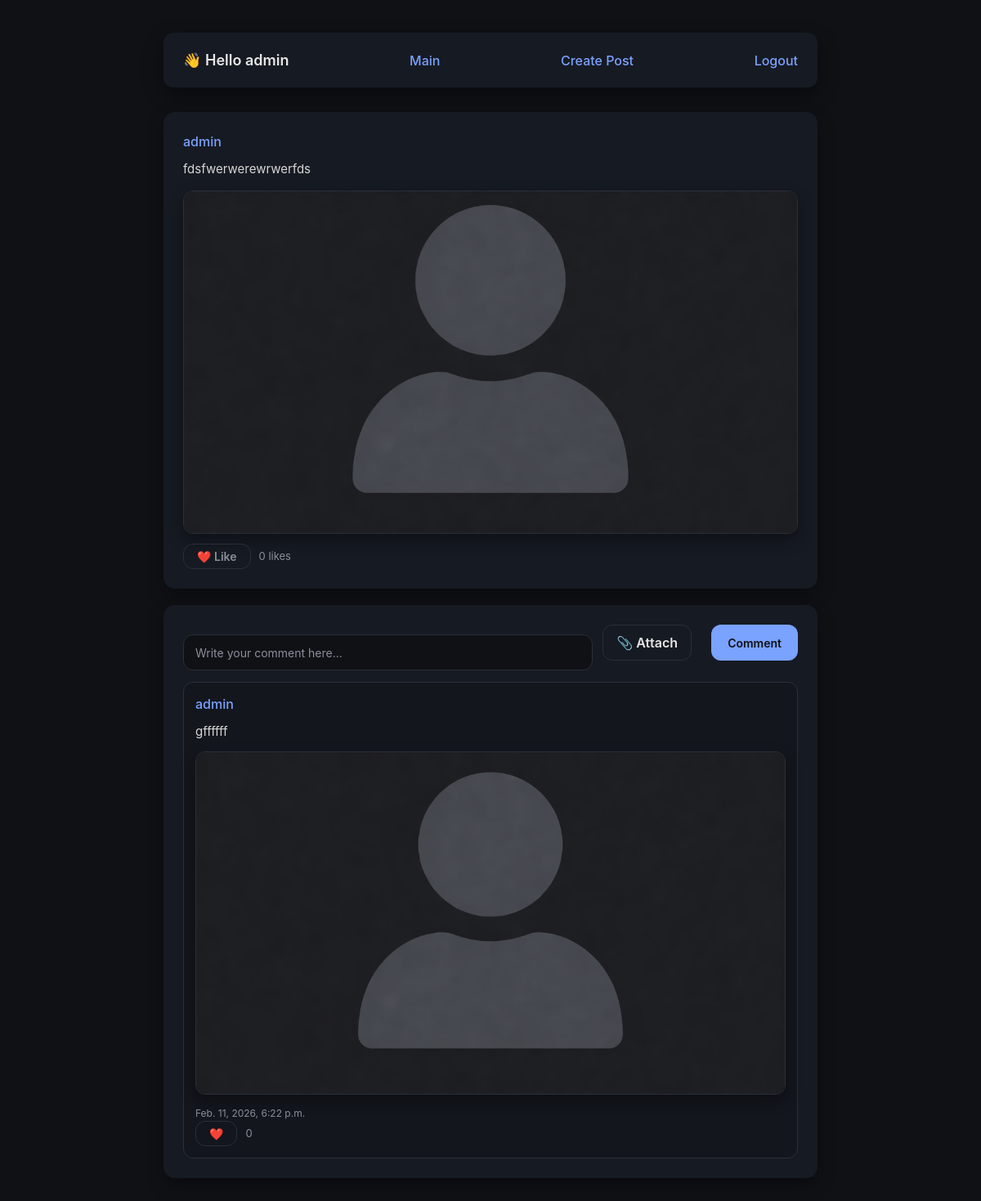
Screenshot of /post/6 (signed in) with the database file from the repository.
### blog/models.py (models this page shows, shortened)
class Post(models.Model):
    text = models.TextField()
    author = models.ForeignKey(user_model, on_delete=models.CASCADE)
    time_date = models.DateTimeField(auto_now_add=True)
    file = models.FileField(upload_to="photos/", blank=True, null=True)

class Comment(models.Model):
    post = models.ForeignKey(Post, on_delete=models.CASCADE)
    author = models.ForeignKey(user_model, on_delete=models.CASCADE)
    text = models.TextField()
    created_at = models.DateTimeField(auto_now_add=True)
    file = models.FileField(upload_to='posts/', null=True, blank=True)
    def likes_count(self):
        return CommentLike.objects.filter(comment=self).count()

### blog/views.py (the view)
# urls.py: path('post/<int:postid>', view_post),
def view_post(request, postid):
    post = get_object_or_404(Post, pk=postid)
    if request.user.is_authenticated:
        Views.objects.get_or_create(post=post, follower=request.user)
    context = {
        'post': post,
        'comments': Comment.objects.filter(post=post).order_by("-pk"),
        'user_liked': PostLike.objects.filter(post=post, author=request.user).exists()
    }
    return render(request, 'post.html', context)

### templates/post.html (shortened to what this page needs)
{% extends 'parts/base_main.html' %}
{% block content %}
    <div class="header">
        {% if user.is_authenticated %}
            <h3>👋 Hello {{ user.username }}</h3>
            <a href="/">Main</a>
            <a href="/user/create_post">Create Post</a>
            <a href="/logout/">Logout</a>
        {% else %}
            <a href="/Main/">Main</a>
            <a href="/login/">Login</a>
            <a href="/logout/">Logout</a>
        {% endif %}
    </div>
{% if post %}
<div class="post">
    <div class="post-author">
        <a href="/user/{{ post.author.pk }}">{{ post.author.username }}</a>
    </div>
    <div class="post-text">
        {{ post.text }}
    </div>
    {% if post.file %}
    {% with post.file.url|lower as url %}
        {% if ".mp4" in url or ".webm" in url or ".mov" in url %}
                <video controls width="80%" class="post-media">
                    <source src="{{ post.file.url }}">
                </video>
            {% else %}
                <img src="{{ post.file.url }}" class="post-media">
            {% endif %}
        {% endwith %}
    {% endif %}
    <div class="post-actions">
        <form method="post" action="/post/{{ post.pk }}/like/" class="like-form">
            <button type="submit" class="like-btn {% if user_liked %}liked{% endif %}">
                ❤️ Like
            </button>
            <span class="like-count">
                {{ post.likes.count }} likes
            </span>
        </form>
    </div>
</div>
<div class="post">
    <form method="post" action="/post/{{ post.pk }}/comment/" class="comment-form" enctype="multipart/form-data">
    <input type="text" class="comment" name="text" placeholder="Write your comment here...">
    <label class="attach-btn">
        📎 Attach
    </label>
    <button type="submit" class="btn">Comment</button>
    </form>
    {% for comment in comments %}
        <div class="comment">
            <div class="post-author">
                <a href="/user/{{ comment.author.pk }}">
                    {{ comment.author.username }}
                </a>
            </div>
            <div class="post-text">
                {{ comment.text }}
                {% if comment.file %}
                    {% with comment.file.url|lower as url %}
                        {% if ".mp4" in url or ".webm" in url or ".mov" in url %}
                            <video controls width="60%" class="post-media">
                                <source src="{{ comment.file.url }}">
                            </video>
                        {% else %}
                            <img src="{{ comment.file.url }}" alt="" width="60%" class="post-media">
                        {% endif %}
                    {% endwith %}
                {% endif %}
            </div>
            <div class="post-date">
                {{ comment.created_at }}
            </div>
            <div class="comment-actions">
                <form method="post" action="/comment/{{ comment.pk }}/like/" class="like-form">
                    <button type="submit"
                            class="like-btn {% if comment.user_liked %}liked{% endif %}">
                        ❤️
                    </button>
                    <span class="like-count">
                        {{ comment.likes_count }}
                    </span>
                </form>
            </div>
        </div>
    {% endfor %}
</div>
{% else %}
    <div class="empty">
        Post not found
    </div>
{% endif %}
{% endblock %}

### templates/parts/base_main.html (style rules this page uses)
* { box-sizing: border-box; margin: 0; padding: 0; font-family: -apple-system, BlinkMacSystemFont, "Segoe UI", Roboto, sans-serif; }
body { background-color: #0f1115; color: #e6e6e6; padding: 40px; line-height: 1.5; }
a { color: #7aa2ff; text-decoration: none; font-weight: 500; }
.header { background: #161a22; border-radius: 12px; padding: 20px 24px; margin-bottom: 30px; display: flex; justify-content: space-between; align-items: center; box-shadow: 0 10px 25px rgba(0,0,0,0.4); }
.header h3 { font-size: 18px; font-weight: 600; }
.btn { padding: 10px 18px; border-radius: 12px; font-size: 14px; font-weight: 600; cursor: pointer; border: none; transition: background 0.2s ease, color 0.2s ease, transform 0.2s ease; }
.post { background: #161a22; border-radius: 14px; padding: 24px; margin-bottom: 20px; box-shadow: 0 8px 20px rgba(0,0,0,0.35); transition: transform 0.2s ease, box-shadow 0.2s ease; }
.comment { background: rgba(15, 17, 21, 0.35); border: 1px solid #2a2f3a; border-radius: 12px; padding: 14px; margin-top: 12px; box-shadow: none; transition: transform 0.2s ease, border-color 0.2s ease; }
.post-media { width: 100%; max-width: 100%; max-height: 420px; display: block; margin-top: 12px; margin-bottom: 12px; border-radius: 12px; background: #0f1115; border: 1px solid #2a2f3a; object-fit: cover; box-shadow: 0 8px 18px rgba(0,0,0,0.35); }
.attach-btn { height:44px; padding:0 16px; display:flex; align-items:center; border-radius:12px; border:1px solid #2a2f3a; background:#161a22; color:#e6e6e6; font-weight:600; cursor:pointer; transition:all 0.2s ease; white-space:nowrap; }
.post-author { font-size: 16px; font-weight: 600; color: #ffffff; margin-bottom: 10px; }
.post-text { font-size: 15px; line-height: 1.6; color: #d6d6d6; margin-bottom: 14px; }
.post-date { font-size: 12px; color: #8b8f9b; }
.comment-form { display: flex; gap: 12px; align-items: stretch; margin-bottom: 14px; }
.comment-form .comment { flex: 1; height: 44px; padding: 12px 14px; border-radius: 12px; border: 1px solid #2a2f3a; background: #0f1115; color: #ffffff; font-size: 14px; }
.comment-form .comment::placeholder { color: #8b8f9b; }
.comment-form .btn { height: 44px; padding: 0 20px; border-radius: 12px; background: #7aa2ff; color: #0f1115; font-size: 14px; font-weight: 600; border: none; white-space: nowrap; }
.post-actions { margin-top: 12px; }
.like-form { display: flex; align-items: center; gap: 10px; }
.like-btn { background: transparent; border: 1px solid #2a2f3a; color: #8b8f9b; padding: 6px 16px; border-radius: 12px; font-size: 14px; font-weight: 600; cursor: pointer; transition: all 0.2s ease; }
.like-count { font-size: 13px; color: #8b8f9b; }

### rows the page displays
Post: author.username "admin", text "fdsfwerwerewrwerfds", file (picture), likes.count "0"
Comment: author.username "admin", text "gffffff", file (picture), created_at "Feb. 11, 2026, 6:22 p.m.", likes_count "0"

### other values shown
{{ user.username }} "admin"
